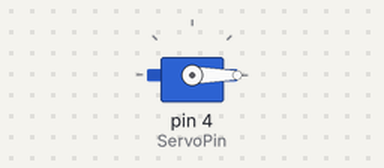
Recording of a sketch running on a simulated Arduino Uno, built with avr-gcc and run on an emulated ATmega328P. On the bench: servo.

Above: at 0.05 s.
At 1.5 s:
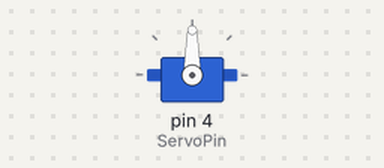
At 3.0 s:
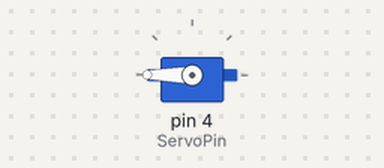
Timing chart, 0 to 6.9 s (numbered marks = the images above):
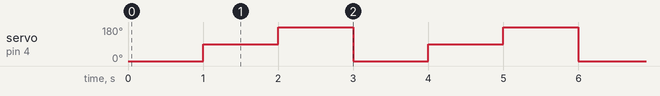

The sketch:

week4b.ino
```cpp
#include <Servo.h>
Servo S1;
int ServoPin = 4;
void setup()
{
  S1.attach(ServoPin);
}
void loop()
{
  S1.write(0);
  delay(1000);
  S1.write(90);
  delay(1000);
  S1.write(180);
  delay(1000);
}
```

Measured:
- by itself, servo on pin 4 (ServoPin): repeats every 3.0 s: 180° 1.0 s, 0° 1.0 s, 90° 1.0 s
